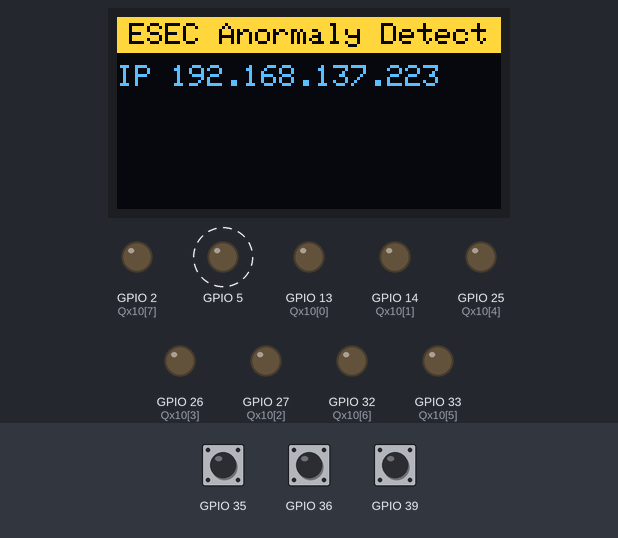
Recording of a sketch running on a simulated ESP32. Shown: 128×64 one-colour display, output pins drawn as LEDs (lit = HIGH). Dashed ring = blinking. Inputs (shaded band) come from the test bench; at power-on: GPIO 35 HIGH, GPIO 36 HIGH, GPIO 39 HIGH. The OLED is the two-colour kind (top 16 rows yellow); the display library's start-up logo is not drawn; what the sketch prints to the serial monitor is not drawn.

Above: at 0.4 s.
At 1.6 s:
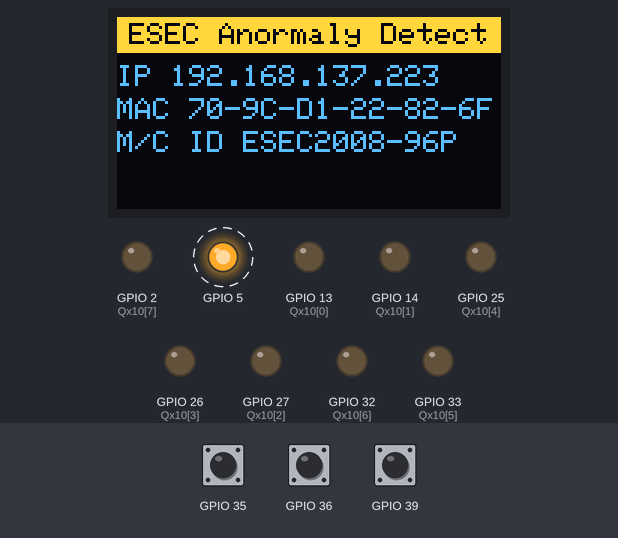
1.7 s: GPIO 35 pulled LOW for 0.15 s
3.5 s: GPIO 36 pulled LOW for 0.15 s
5.5 s: GPIO 39 pulled LOW for 0.15 s
Timing chart, 0 to 13.5 s (numbered marks = the images above; inputs shaded):
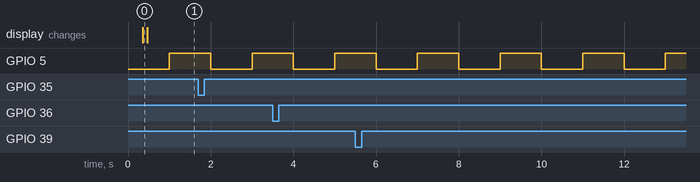

The sketch:

TriggerCamera2.ino
```cpp
#include <ArduinoJson.h>
#include "triggerstate.h"

#include <SPI.h>
#include <Wire.h>
#include <Adafruit_GFX.h>
#include <Adafruit_SSD1306.h>
#include <mutex>

SemaphoreHandle_t mutex = xSemaphoreCreateMutex();


#define SCREEN_WIDTH 128 // OLED display width, in pixels
#define SCREEN_HEIGHT 64 // OLED display height, in pixels
#define OLED_RESET     4 // Reset pin # (or -1 if sharing Arduino reset pin)
#define SCREEN_ADDRESS 0x3C ///< See datasheet for Address; 0x3D for 128x64, 0x3C for 128x32
Adafruit_SSD1306 display(SCREEN_WIDTH, SCREEN_HEIGHT, &Wire, OLED_RESET);


const uint8_t Ix10[8] = {39,36,35,34,21,19,18,4};
const uint8_t Qx10[8] = {13,14,27,26,25,33,32,2};


TriggerInput inputRun(Ix10[0],20);
TriggerInput inputSetupTrain(Ix10[1],30);
TriggerInput inputSetupTest(Ix10[2],30);

String inputString = "";         // a String to hold incoming data
bool stringComplete = false;  // whether the string is complete
bool SetupMode = true;

unsigned long previousMillis = 0;
const long interval = 1000;


unsigned long previousMillisCountRate = 0;
const long intervalRate = 60000;


unsigned long startCount = 0;
String dataCount = "";


String IP = "192.168.137.223";
String MAC =  "70-9C-D1-22-82-6F";
String MC_ID = "ESEC2008-96P";
String Rate = "0.00";

void setup() {
  assert(mutex);
  pinMode(5,OUTPUT);
  for(int i = 0; i<8; i++)
  {
      pinMode(Qx10[i],OUTPUT);
      digitalWrite(Qx10[i],false);
  }

  Serial.begin(115200);
  if(!display.begin(SSD1306_SWITCHCAPVCC, SCREEN_ADDRESS))
  {
    Serial.println(F("SSD1306 allocation failed"));
    for(;;); // Don't proceed, loop forever
  }

  initialDisp();
  delay(10);
  Serial.println(" ");
  Serial.println("#####################################################################");
  Serial.println("# {\"Mode\":\"SetupTrain\"} {\"Mode\":\"SetupTest\"} and {\"Mode\":\"Process\"} #");
  Serial.println("#####################################################################");

  xTaskCreate(&disp_Task, "Disp_Task", 5120, NULL, 1, NULL);

  //xTaskCreate(&main_Task, "Main_Task", 10240, NULL, 1, NULL);

}

void mainRun()
{
  while(1)
  {
    unsigned long currentMillis = millis();
    bool ipRun = inputRun.getState();
    bool ipTrain = inputSetupTrain.getState();
    bool ipTest = inputSetupTest.getState();
    if(ipRun)
    {
        //counter();
        String res = "{\"Mode\":\"Process\"}";
        printMsg(false,res);
    }
    else
    {
        if(ipTrain)
        {
            String res = "{\"Mode\":\"SetupTrain\"}";
            printMsg(false,res);
        }
        else if(ipTest)
        {
            String res = "{\"Mode\":\"SetupTest\"}";
            printMsg(false,res);
        }
    }
    toggle(currentMillis);
  }
}

void dispRun()
{
  //pinMode(LED2, OUTPUT);

  //unsigned long previousMillisCountRate = 0;//millis();
  unsigned long currentMillis = 0;
  const long intervalRate = 10000;
  String inputString = "";
  bool stringComplete = false;
  unsigned long mcCycle = 0;
  while(1)
  {
      xSemaphoreTake(mutex, 10);
      bool avalible = Serial.available();
      xSemaphoreGive(mutex);
      while (avalible)
      {
        xSemaphoreTake(mutex, 10);
        avalible = Serial.available();
        char inChar = (char)Serial.read();
        xSemaphoreGive(mutex);
        if (inChar == '\n')
        {
          stringComplete = true;
        }
        else
        {
          inputString += inChar;
        }
        mcCycle +=5;
      }
      if(stringComplete)
      {
        String dataInput = inputString;
        inputString = "";
        stringComplete = false;

        DynamicJsonDocument doc(1024);
        deserializeJson(doc, dataInput);
        JsonObject obj = doc.as<JsonObject>();
        unsigned long res = serialIO(obj);
        if(res != 0)
        {
          mcCycle +=res;
        }
        else
        {
          if (obj.containsKey("IP"))
          {
            String ip = obj["IP"].as<String>();
            if(ip != IP)
            {
              IP = ip;
            }
          }
          if (obj.containsKey("MAC"))
          {
            String mac = obj["MAC"].as<String>();
            if(mac != MAC)
            {
              MAC = mac;

            }
          }
          if (obj.containsKey("MC_ID"))
          {
            String mcid = obj["MC_ID"].as<String>();
            if(mcid != MC_ID)
            {
               MC_ID = mcid;
            }
          }
          if(obj.containsKey("MC_ID") || obj.containsKey("MAC") || obj.containsKey("IP"))
          {
            dispIP();
            dispMAC();
            dispMCID();
            //dispRate();
            mcCycle +=1000;
          }
        }
      }
      mcCycle = 0;
//      mcCycle +=1;
//      if(mcCycle > 5000)
//      {
//        mcCycle = 0;
//        previousMillisCountRate = currentMillis;
//        xSemaphoreTake(mutex, 50);
//        String res = dataCount;
//        dataCount = "";
//        xSemaphoreGive(mutex);
//        Rate = calculate(res);
//        dispRate();
//        //handcheck();
//
//      }
      delay(2);
  }
}


void main_Task(void *p)
{
  mainRun();
}


void disp_Task(void *p)
{
  dispRun();
}

unsigned long serialIO(JsonObject obj)
{
  unsigned long mcCycle = 0;
  if (obj.containsKey("StopMC"))
  {
    bool stopMC = obj["StopMC"].as<bool>();
    digitalWrite(Qx10[0],stopMC);
  }
  else if (obj.containsKey("SetOutput"))
  {
    int ioPort = obj["SetOutput"].as<int>();
    if(!(ioPort<1 && ioPort>7))
    {
      digitalWrite(Qx10[ioPort],true);
    }
    mcCycle +=200;
  }
  else if (obj.containsKey("ResetOutput"))
  {
    int ioPort = obj["ResetOutput"].as<int>();
    if(!(ioPort<1 && ioPort>7))
    {
      digitalWrite(Qx10[ioPort],false);
    }
    mcCycle +=200;
  }
  else if (obj.containsKey("AllOutput"))
  {
    bool allon = obj["AllOutput"].as<bool>();
    for(int i = 1; i<8; i++)
    {
      digitalWrite(Qx10[i],allon);
    }
    mcCycle +=200;
  }
  return mcCycle;
}

void loop()
{
  mainRun();
  //dispRun();
}


void counter()
{
  if(startCount == 0)
  {
    startCount = millis();
  }
  else
  {

    unsigned long cal = millis()-startCount;
    xSemaphoreTake(mutex, 50);
    startCount = 0;
    if(dataCount == "")
    {
      dataCount += String(cal);
    }
    else
    {
      dataCount += "," + String(cal);
    }
    xSemaphoreGive(mutex);
  }
}

unsigned int calculate(String res)
{
    if(res == "")
    {
      return 0;
    }
    String s = res+",";
    unsigned long n = s.length();
    char char_array[n + 1];
    strcpy(char_array, s.c_str());
    String buff = "";
    int idx = 0;
    int sumdata = 0;
    for(int i =0; i<n; i++)
    {
      if(char_array[i] == ',')
      {
        unsigned int dataPeriode = atol(buff.c_str());
        if(dataPeriode < 2000)
        {
          sumdata += dataPeriode;
          idx +=1;
        }
        buff = "";
      }
      else
      {
        buff += char_array[i];
      }
    }
    if(sumdata != 0 && idx != 0)
    {
       unsigned int T_avg = (sumdata)/(idx);
       return T_avg;
    }
    else
    {
      return 0;
    }
}

void toggle(unsigned long currentMillis)
{
   if (currentMillis - previousMillis >= interval)
   {
      previousMillis = currentMillis;
      digitalWrite(5,!(digitalRead(5)));
      handcheck();

   }
}

void printMsg(bool command,String val)
{
    if(command)
    {
        String s1 = "CommandInput >> ";
        String s3 = s1 + val;
        xSemaphoreTake(mutex, 10);
        Serial.println(s3);
        xSemaphoreGive(mutex);
    }
    else
    {
        String s1 = "Trig;";
        String s3 = s1 + val;
        xSemaphoreTake(mutex, 10);
        Serial.println(s3);
        xSemaphoreGive(mutex);
    }
}


void handcheck()
{
  xSemaphoreTake(mutex, 10);
  if(digitalRead(Qx10[0]))
  {
    Serial.println("HandCheck;{\"StopMC\":true}");
  }
  else
  {
    Serial.println("HandCheck;{\"StopMC\":false}");
  }
  xSemaphoreGive(mutex);
}

void initialDisp()
{

    display.display();
    delay(200);
    display.clearDisplay();
    display.setTextSize(1); // Draw 2X-scale text
    display.setTextColor(SSD1306_WHITE);

    display.setCursor(0, 0);
    display.fillRect(0, 0, display.width(), 12, SSD1306_INVERSE);
    display.display(); // Update screen with each newly-drawn rectangle

    display.setTextColor(SSD1306_BLACK);
    display.setCursor(4, 2);
    display.println("ESEC Anormaly Detect");
    display.display();

    dispIP();

    dispMAC();

    dispMCID();

    //dispRate();

}

void dispRate()
{
    display.setTextColor(WHITE,BLACK);
    display.setCursor(0, 49);
    display.print("Rate ");
    display.print(Rate);
    display.println(" mS   ");
    display.display();
}

void dispMCID()
{
    display.setTextColor(WHITE,BLACK);
    display.setCursor(0, 38);
    display.println("                          ");
    display.display();
    display.setCursor(0, 38);
    display.print("M/C ID ");
    display.print(MC_ID);
    display.display();
}

void dispMAC()
{
    display.setTextColor(WHITE,BLACK);
    display.setCursor(0, 27);
    display.println("                        ");
    display.display();
    display.setCursor(0, 27);
    display.print("MAC ");
    display.println(MAC);
    display.display();
}

void dispIP()
{
    display.setTextColor(WHITE,BLACK);
    display.setCursor(0, 16);
    display.println("                      ");
    display.display();
    display.setCursor(0, 16);
    display.print("IP ");
    display.print(IP);
    display.println("    ");
    display.display();
}
```

triggerstate.h
```cpp
class TriggerInput {
  private:
    uint8_t pin;
    unsigned int statemachine;
    unsigned long t1;
    unsigned int waitMs;

  public:
    TriggerInput(uint8_t pin,unsigned int waitMs)
    {
      this->pin = pin;
      this->waitMs = waitMs;
      init();
      pinMode(pin,INPUT_PULLUP);
    }
    void init() {
      statemachine=0;
    }
    bool getState()
    {
        bool ip = !digitalRead(pin);
        switch(statemachine)
        {
            case 0:
                if(!ip)
                {
                  statemachine = 0;
                }
                else
                {
                  statemachine = 1;
                  t1 = millis();
                }
                return false;
                break;
            case 1:
                if(millis()-t1>waitMs)
                {
                   statemachine = 2;
                   if(!ip)
                   {
                      statemachine = 0;
                      return false;
                   }
                   return true;
                }
                return false;
                break;
            case 2:
                if(!ip)
                {
                  statemachine = 0;
                }
                return false;
                break;
        }
        return false;
    }
};
```

Measured:
- by itself, GPIO 5: alternates HIGH for 1.0 s and LOW for 1.0 s
